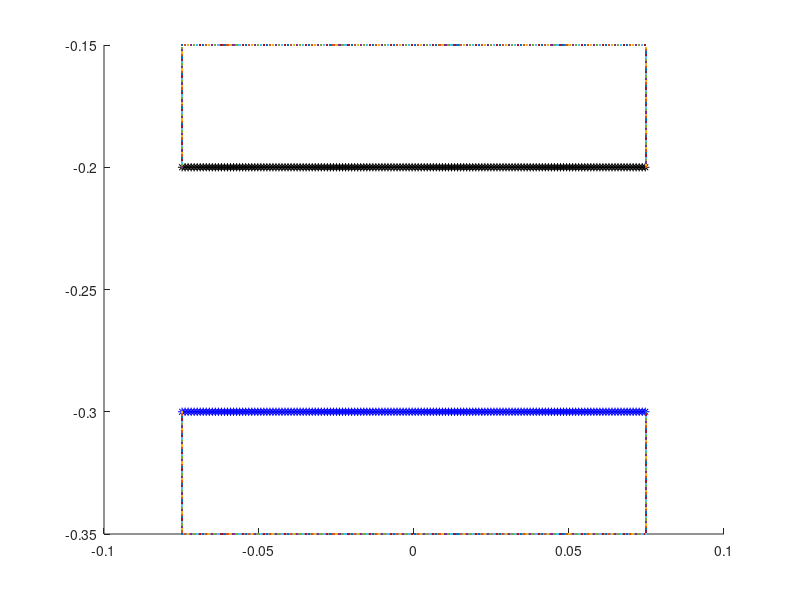

MATLAB code to generate this figure: (Note: this script raises an error after producing the figure.)
%% V5.2

%% 3/29 TS notes: 

close all
clear all
close all


%% In update_target_point_positions, changed R2 to 0.177 (From graph).
% Same in update_target_point_positions_peri


%% 
L = 1;                              % length of computational domain (m)
N = 512;                            % number of Cartesian grid meshwidths at the finest level of the AMR grid
dx = L/N;                           % Cartesian mesh width (m)
ds = L/(2*N);                       % space between boundary points in straight tube

%%%%%%%%%%%%%%%%%%%%%%%%%%%%%%%%%%%%%%%%%%%%%%%%%%%
%%%%%%%%%%%%%%%%%%%%%%%%%%%%%%%%%%%%%%%%%%%%%%%%%%%
%Parameters for the racetrack

Let = 1.34*0.1;                          % Length of elastic tube (m) scaled wrt to diameter of heart
% V5 TS. Nick's Heart_Tube.m code uses a fraction of the length of the tube to determine
% the number of rigid points on each end of elastic section. Made changes
% to use the same number he's using (can output these numbers from his code). 
Nend = 8
% Nend = 10;                           % Number of rigid points on each end of elastic section
Lt = Let+2*Nend*ds;                 % Length of main tube straight section with Nend rigid points on each end



% main tube
diameter = 0.1;                     % diameter of the main tube (scaling factor for everything else)
R2 = 0.1;                           % radius of inner wall
R1 = R2+diameter;                   % radius of outer wall

%Uppermost branch
diamTop = diameter*(0.0206/0.0442);		%diameter of the uppermost branch
LtTop = Lt+2*(diameter-diamTop); %length of the straight parts for the upper section
R1Top = R2 + diamTop;		%radius of outer wall for upper section

%bottom branch
diamBot = diameter*(0.0158/0.0442);
R2Bot = 1/2*(diamBot);


Ls = 2*R2+3*diamBot;			%length of the straight outer side walls


Nstraight = 2*ceil(Lt/ds)          % number of points along each shorter straight section (top+bottom)
NstraightBranch = 2*ceil(LtTop/ds);	% number of points along longer straight sections
NstraightSide = 2*ceil(Ls/ds);	%number of points along each straight (vertical)  outer side section
Ncurve = 2*ceil(pi*R1/ds);          % number of points along a circle of diameter R1. 
                                       %Will use fractions of this number
                                       %to draw points for curved sections
%%NcurveSmall = 2*ceil(pi*R2Bot/ds)    %number of points along a circle of diameter R2Bot (small)


Nrace = (1/2)*Nstraight+4*Ncurve + (3/2)*NstraightBranch + NstraightSide; %+NcurveSmall % number of points making up the racetrack part. More added later in code

%For Nrace: (1/2)*Nstraight = one straight section of length Lt,
%Nstraight/2 each
    % 4*Ncurve = 6 semi circles and 4 quarter circles = 4 circles, Ncurve
    % each
    %(3/2)*NstraightBranch = 3 straight sections of length Ls,
    %NstraightBranch/2 each.
    % NstraightSide = 2 straight (vertical) sections, NstraightSide/2 each.
    %Ncurve small = points for 1 cirle of radius R2Bot
    

dthetaHalf = pi/(Ncurve/2);             % angle increment for drawing curved edges (for a semi circle)
dthetaQuart = (pi/2)/(Ncurve/4);             % angle increment for drawing curved edges (for a quarter of a circle)


mesh_name = 'heart_';               % structure name


centery = -0.1;                        % y-position of center of curved sections in the lower area
centeryMid = centery+R2+(3)*R2Bot; %y-position of the center of the curved sections in the middle area
centeryTop = centeryMid+3*R2Bot +R2;	%y-position of center of curved sections in the upper area
centerx1 = -0.5*Lt;                 % x-position of center of left curved section of main tube
centerx2 = 0.5*Lt;                  % x-position of center of right curved section of main tube
centerx1Top = -0.5*LtTop;   %shifting of upper branch center of left cuved section
centerx2Top = 0.5*LtTop ; %shifting of uppder branch center of right curved section

%Note: more parameters for middle section added later in the code. Includes
%adding more points to Nrace

%%%%%%%%%%%%%%%%%%%%%%%%%%%%%%%%%%%%%%%%%%%%%%%%%%%%%%%%%%
%%%%%%%%%%%%%%%%%%%%%%%%%%%%%%%%%%%%%%%%%%%%%%%%%%%%%%%%%
% Parameters for the pericardium
Dp = 2*diameter;                    %diameter of the pericardium
Nperi = 2*ceil((Dp-diameter)/ds);  % number of boundary points along the sides of the pericardium
Nperitot = Nperi + Nstraight;       % total number of pericardium points

%%%%%%%%%%%%%%%%%%%%%%%%%%%%%%%%%%%%%%%%%%%%%%%%%%%%%%%%%%
%%%%%%%%%%%%%%%%%%%%%%%%%%%%%%%%%%%%%%%%%%%%%%%%%%%%%%%%%
% Parameters for the actuator
La = 0.04;                          % length of the actuator section
NLa = ceil(La/ds);                  % number of points along each actuator
Ca = 0.25*Lt;                       % center of the actuator section
NCa = ceil(ceil(Nstraight/2)*Ca/Lt); % index of the center point
Na1 = NCa - ceil(NLa/2);            % index of the starting point with respect to the elastic section
Na2 = Na1+NLa-1;                    % index of the ending point with respect to the elastic section

%%%%%%%%%%%%%%%%%%%%%%%%%%%%%%%%%%%%%%%%%%%
%%%%%%%%%%%%%%%%%%%%%%%%%%%%%%%%%%%%%%%%%%%

% Parameters for peristalsis
Lnperi = 0.005;                          % length of the end of the flexible tube without peristalsis (modified from 0.05)
Lperi = Lt-2*Lnperi;                      % length of the peristalsis section of tube
Nperist = ceil(Lperi/ds);                 % number of peristaltic points on top or bottom of tube
NCent = ceil(Nstraight/4);                 %index of center of elastic tube
Nperi1 = NCent-ceil(0.5*Nperist);           % index of the starting point with respect to the elastic section
Nperi2 = Nperi1+Nperist-1;                  %index of the ending point with respect to the elastic section

%%%%%%%%%%%%%%%%%%%%%%%%%%%%%%%%%%%%%%%%%%%%%%%%%%%%%%%%%%
%%%%%%%%%%%%%%%%%%%%%%%%%%%%%%%%%%%%%%%%%%%%%%%%%%%%%%%%%
% Parameters for the prescribed peristalsis
Lap = Let*0.75;                          % length of the actuator section
NLap = ceil(Lap/ds);                  % number of points along each actuator
Cap = 0.5*Lt;                       % center of the actuator section
NCap = ceil(ceil(Nstraight/2)*Cap/Lt); % index of the center point
Na1p = NCap - ceil(NLap/2);            % index of the starting point with respect to the elastic section
Na2p = Na1p+NLap-1;                    % index of the ending point with respect to the elastic section

%%%%%%%%%%%%%%%%%%%%%%%%%%%%%%%%%%%%%%%%%%%
%%%%%%%%%%%%%%%%%%%%%%%%%%%%%%%%%%%%%%%%%%%
% parameters for markers
Nmarkersx = 11;                     %number of columns of markers
Nmarkersy = 11;                     %number of markers in each column
Nmarkers=Nmarkersx*Nmarkersy       %total number of markers
dmx = Let/(Nmarkersx-1);            %space between markers in x-direction
dmy = diameter/(Nmarkersy-1);       %space between markers in y-direction

%%%%%%%%%%%%%%%%%%%%%%%%%%%%%%%%%%%%%%%%%%%
%%%%%%%%%%%%%%%%%%%%%%%%%%%%%%%%%%%%%%%%%%%
%% material parameters
kappa_spring = 2.0e0;               % spring constant (Newton)
kappa_beam = 1.0e0;                 % beam stiffness constant (Newton m^2)
kappa_target = kappa_spring*15;        % target point penalty spring constant (Newton)
Fmag = kappa_spring;                % this is my best guess at a reasonable applied force
phase = 0;                      %initial phase of the oscillating force, where F=Fmag*phase and phase = (1+sin(2*pi*f*t-pi/2));
%%
%%%%%%%%%%%%%%%%%%%%%%%%%%%%%%%%%%%%%%%%%%%%%%%%%%%%%%%%%%%%%%%%%%%%%%%%%%%%%%%%
%%%%%%%%%%%%%%%%%%%%%%%%%%%%%%
% Make the elastic section of the tube
% Write out the vertex information

vertex_fid = fopen([mesh_name 'tube_' num2str(N) '.vertex'], 'w');
fprintf(vertex_fid, '%d\n', Nstraight);

figure
hold on
n = 0;
p = 0;

%bot part
for i=1:ceil(Nstraight/2),
    ybot = centery-R1;
    xbot = -Lt/2+(i-1)*ds;
    fprintf(vertex_fid, '%1.16e %1.16e\n', xbot, ybot);
    plot(xbot,ybot,'b*')
     n = n+1; 
end

%bottom part
for i=ceil(Nstraight/2)+1:Nstraight,
    ytop = centery-R2;
    xtop = -Lt/2+(i-ceil(Nstraight/2)-1)*ds;
    fprintf(vertex_fid, '%1.16e %1.16e\n', xtop, ytop);
    plot(xtop,ytop,'k*')
     p = p+1;
end
p
n


fclose(vertex_fid);

%%%%%%%%%%%%%%%%%%%%%%%%%%%%%%%%%%%%%%%%%%%%%%%%%%%%%%%%%%%%%%%%%%%%%%%%%%%%%%%%
%%%%%%%%%%%%%%%%%%%%%%%%%%%%%%
% Make markers as vertices with no material properties

vertex_fid = fopen(['markers_' num2str(N) '.vertex'], 'w');
fprintf(vertex_fid, '%d\n', Nmarkers);

%top part
for i=0:Nmarkersx-1,
    for j=0:Nmarkersy-1,
        y = centery-R2-j*dmy;
        x = -Let/2+i*dmx;
    fprintf(vertex_fid, '%1.16e %1.16e\n', x, y);
    %plot(x,y)
    end
end
%fclose(vertex_fid)

%%%%%%%%%%%%%%%%%%%%%%%%%%%%%%%%%%%%%%%%%%%%%%%%%%%%%%%%%%%%%%%%%%%%%%%%%%%%%%%%
%%%%%%%%%%%%%%%%%%%%%%%%%%%%%%
% actuator part
% Write out the vertex information

%top part
% vertex_fid = fopen(['actuator_top_' num2str(N) '.vertex'], 'w');
% fprintf(vertex_fid, '%d\n', NLa);
% 
% for i=Na1:Na2,
%     ytop = centery-R2;
%     xtop = -Lt/2+i*ds;
%     fprintf(vertex_fid, '%1.16e %1.16e\n', xtop, ytop);
%     plot(xtop,ytop);
% end
% fclose(vertex_fid);
% 
% %bottom part
% vertex_fid = fopen(['actuator_bot_' num2str(N) '.vertex'], 'w');
% fprintf(vertex_fid, '%d\n', NLa);
% 
% for i=Na1:Na2,
%     ybot = centery-R1;
%     xbot = -Lt/2+i*ds;
%     fprintf(vertex_fid, '%1.16e %1.16e\n', xbot, ybot);
%      plot(xbot,ybot);
% end
% fclose(vertex_fid);

%%%%%%%%%%%%%%%%%%%%%%%%%%%%%%%%%%%%%%%%%%%%%%%%%%%%%%%%%%%%%%%%%%%%%%%%%%%%%%%
%%%%%%%%%%%%%%%%%%%%%%%%%%%%%
% valveless pumping applied force
% Use either the target point actuator or the applied force, but not both.
% Write out the vertex information

% vertex_fid = fopen(['vp_aforce_' num2str(N) '.vertex'], 'w');
% fprintf(vertex_fid, '%d\n', 2*NLa);
% 
% %top points
% for i=Na1:Na2,
%     ytop = centery-R2;
%     xtop = -Lt/2+i*ds;
%     fprintf(vertex_fid, '%1.16e %1.16e\n', xtop, ytop);
%      plot(xtop,ytop);
% end
% 
% %bottom points
% for i=Na1:Na2,
%     ybot = centery-R1;
%     xbot = -Lt/2+i*ds;
%     fprintf(vertex_fid, '%1.16e %1.16e\n', xbot, ybot);
%      plot(xbot,ybot);
% end
% fclose(vertex_fid);

%%%%%%%%%%%%%%%%%%%%%%%%%%%%%%%%%%%%%%%%%%%%%%%%%%%%%%%%%%%%%%%%%%%%%%%%%%%%%%%%
%%%%%%%%%%%%%%%%%%%%%%%%%%%%%%
% peristalsis applied force
% Use either the target point actuator or the applied force, but not both.
% Write out the vertex information

% vertex_fid = fopen(['peri_aforce_' num2str(N) '.vertex'], 'w');
% fprintf(vertex_fid, '%d\n', 2*Nperist);
% 
% %top points
% for i=Nperi1:Nperi2,
%     ytop = centery-R2;
%     xtop = -Lt/2+i*ds;
%     fprintf(vertex_fid, '%1.16e %1.16e\n', xtop, ytop);
%      plot(xtop,ytop);
% end
% 
% %bottom points
% for i=Nperi1:Nperi2,
%     ybot = centery-R1;
%     xbot = -Lt/2+i*ds;
%     fprintf(vertex_fid, '%1.16e %1.16e\n', xbot, ybot);
%      plot(xbot,ybot);
% end
% fclose(vertex_fid);

%%%%%%%%%%%%%%%%%%
% prescribed peristalsis (motion) part
% Write out the vertex information
% 
% %top part
% vertex_fid = fopen(['pperi_top_' num2str(N) '.vertex'], 'w');
% fprintf(vertex_fid, '%d\n', NLap);
% 
% for i=Na1p:Na2p,
%     ytop = centery-R2;
%     xtop = -Lt/2+i*ds;
%     fprintf(vertex_fid, '%1.16e %1.16e\n', xtop, ytop);
%     plot(xtop,ytop,'r*')
% end
% fclose(vertex_fid);
% 
% %bottom part
% vertex_fid = fopen(['pperi_bot_' num2str(N) '.vertex'], 'w');
% fprintf(vertex_fid, '%d\n', NLap);
% 
% for i=Na1p:Na2p,
%     ybot = centery-R1;
%     xbot = -Lt/2+i*ds;
%     fprintf(vertex_fid, '%1.16e %1.16e\n', xbot, ybot);
%     plot(xbot,ybot,'r*')
% end
% fclose(vertex_fid);

%%%%%%%%%%%%%%%%%%%%%%%%%%%%%%%%%%%%%%%%%%%%%%%%%%%%%%%%%%%%%%%%%%%%%%%%%%%%%%%%
%%%%%%%%%%%%%%%%%%%%%%%%%%%%%%
% race track part
% %%%calculations necessary before writing out vertex info:
%outer quarter circle
for i=ceil(Ncurve/2)+1:ceil(3*Ncurve/4),
    theta=(i-Ncurve/2-1)*dthetaQuart-(pi/2);
    yout = centery+R1*sin(theta);
    xout = Lt/2+R1*cos(theta);
end

%starting points for the right outer straight section
yrStart = yout+ds;
xrStart = xout+ds;

%outer quarter circle
for i = 1:ceil(Ncurve/4)
    theta = (-pi/2)-(i)*dthetaQuart;
    yout = centery+R1*sin(theta);
    xout = centerx1+R1*cos(theta);
end
%starting points for the left outer stright section
ylStart = yout+ds;
xlStart = xout+ds;

%additional parameters for middle branches:
centerx2Mid = xrStart-diameter;
centerx1Mid = xlStart+diameter;
Lm = abs (centerx2Mid-centerx1Mid);%length of middle branches (to ensure width of one diameter on either side, vertically)
NstraightMid = 2*ceil(Lm/ds);

Nrace = Nrace+NstraightMid;


% Write out the vertex information

vertex_fid = fopen([mesh_name 'race_' num2str(N) '.vertex'], 'w');
fprintf(vertex_fid, '%d\n', Nrace);

%%%right curved part of lower racetrack section

%inner semicircle
for i=1:ceil(Ncurve/2)
    theta = (i-1)*dthetaHalf- pi/2;
    yin = centery+R2*sin(theta);
    xin = Lt/2+R2*cos(theta);
    fprintf(vertex_fid, '%1.16e %1.16e\n', xin, yin);
    % plot(xin,yin)
end

%outer quarter circle
for i=ceil(Ncurve/2)+1:ceil(3*Ncurve/4),
    theta=(i-Ncurve/2-1)*dthetaQuart-(pi/2);
    yout = centery+R1*sin(theta);
    xout = Lt/2+R1*cos(theta);
    fprintf(vertex_fid, '%1.16e %1.16e\n', xout, yout);
    %plot(xout, yout)
end

%starting points for the right outer straight section
yrStart = yout+ds;
xrStart = xout+ds;

%right outer straight section
for i = 1:ceil(NstraightSide/2)
    xRside = xrStart;
    yRside = yrStart +i*ds;
    fprintf(vertex_fid, '%1.16e %1.16e\n', xRside, yRside);
    %plot(xRside,yRside)
end



%straight section for the upper part of the lower section (bottom wall of
%bottom branch)
for i = Ncurve+1:Ncurve+ceil(Nstraight/2),
    yin = centery+R2;
    xin = centerx2-(i-Ncurve-1)*ds;
    fprintf(vertex_fid, '%1.16e %1.16e\n', xin, yin);
   % plot(xin,yin)

end


%%%left curved part of racetrack
%inner semicircle
for i = 1:ceil(Ncurve/2),
    theta = pi/2+i*dthetaHalf;
    yin = centery+R2*sin(theta);
    xin = centerx1+R2*cos(theta);
    fprintf(vertex_fid, '%1.16e %1.16e\n', xin, yin);
    %plot(xin, yin)
end

%outer quarter circle
for i = 1:ceil(Ncurve/4)
    theta = (-pi/2)-(i)*dthetaQuart;
    yout = centery+R1*sin(theta);
    xout = centerx1+R1*cos(theta);
    fprintf(vertex_fid, '%1.16e %1.16e\n', xout, yout);
   % plot(xout, yout)
end

ylStart = yout+ds;
xlStart = xout+ds;

%left outer straight section
for i = 1:ceil(NstraightSide/2)
     xLside = xlStart;
     yLside = ylStart + (i)*ds;
    fprintf(vertex_fid, '%1.16e %1.16e\n', xLside, yLside);
   % plot(xLside,yLside)
end

%%Middle Branches


%%top wall of lower skinny branch
for i = 1:ceil(NstraightMid/2)
    yin = centeryMid-R2Bot;
    xin = centerx2Mid-(i)*ds;
    fprintf(vertex_fid, '%1.16e %1.16e\n', xin, yin);
   % plot(xin,yin)
end

%%bottom wall of upper skinny branch
for i = 1:ceil(NstraightMid/2)
    yin = centeryMid+R2Bot;
    xin = centerx2Mid-(i)*ds;
    fprintf(vertex_fid, '%1.16e %1.16e\n', xin, yin);
   % plot(xin,yin)
end

%%Left inner semi circle

for i = 1:ceil(Ncurve/2),
    theta = pi/2+i*dthetaHalf;
    yin = centeryMid+R2Bot*sin(theta);
    xin = centerx1Mid+R2Bot*cos(theta);
    fprintf(vertex_fid, '%1.16e %1.16e\n', xin, yin);
   % plot(xin, yin)
end
%% right inner semi circle
for i=1:ceil(Ncurve/2)
    theta = (i-1)*dthetaHalf- pi/2;
    yin = centeryMid+R2Bot*sin(theta);
    xin = centerx2Mid+R2Bot*cos(theta);
    fprintf(vertex_fid, '%1.16e %1.16e\n', xin, yin);
   % plot(xin,yin)
end


%%%%%%%%%% upper branches

%right curved part of racetrack
for i=1:ceil(Ncurve/2)
    theta = (i-1)*dthetaHalf- (pi/2);
    yin = centeryTop+R2*sin(theta);
    xin = centerx2Top+R2*cos(theta);
    fprintf(vertex_fid, '%1.16e %1.16e\n', xin, yin);
   % plot(xin,yin)
end


for i=1:ceil(Ncurve/4),
    theta=0+i*dthetaQuart;
    yout = centeryTop+R1Top*sin(theta);
    xout = centerx2Top+R1Top*cos(theta);
    fprintf(vertex_fid, '%1.16e %1.16e\n', xout, yout);
   % plot(xout, yout)
end



%straight (horizontal) sections on the upper chamber 
for i = Ncurve+ceil(NstraightBranch/2)+1:Ncurve+NstraightBranch,
    yout = centeryTop-R2;
    xout = centerx2Top-(i-Ncurve-ceil(NstraightBranch/2)-1)*ds;
    fprintf(vertex_fid, '%1.16e %1.16e\n', xout, yout);
   % plot(xout, yout)
    
end
%make the walls of the upper
%branch
for i = Ncurve+1:Ncurve+ceil(NstraightBranch/2),
    yin = centeryTop+R2;
    xin = centerx2Top-(i-Ncurve-1)*ds;
    fprintf(vertex_fid, '%1.16e %1.16e\n', xin, yin);
   % plot(xin,yin)
    
end

for i = Ncurve+ceil(NstraightBranch/2)+1:Ncurve+NstraightBranch,
    yout = centeryTop+R1Top;
    xout = centerx2Top-(i-Ncurve-ceil(NstraightBranch/2)-1)*ds;
    fprintf(vertex_fid, '%1.16e %1.16e\n', xout, yout);
   % plot(xout, yout)
end



%%%left curved part of upper racetrack

%inner semicircle
for i = Ncurve+NstraightBranch+1:Ncurve+NstraightBranch+ceil(Ncurve/2),
    theta = pi/2+(i-Ncurve-NstraightBranch-1)*dthetaHalf;
    yin = centeryTop+R2*sin(theta);
    xin = centerx1Top+R2*cos(theta);
    fprintf(vertex_fid, '%1.16e %1.16e\n', xin, yin);
   % plot(xin,yin)
end

%outer quartercircle
for i = 1:Ncurve/4
    theta = -pi-(i)*dthetaQuart;
    yout = centeryTop+R1Top*sin(theta);
    xout = centerx1Top+R1Top*cos(theta);
    fprintf(vertex_fid, '%1.16e %1.16e\n', xout, yout);
   % plot(xout, yout)
end




fclose(vertex_fid);

%%%%%%%%%%%%%%%%%%%%%%%%%%%%%%%%%%%%%%%%%%%%%%%%%%%%%%%%%%%%%%%%%%%%%%%%%%%%%%%%
%%%%%%%%%%%%%%%%%%%%%%%%%%%%%%%%%%%%%%%%%%%%%%%%%%%%%%%%%%%%%%%%%%%%%%%%
% Pericardium
% Write out the vertex information

vertex_fid = fopen([mesh_name 'peri_' num2str(N) '.vertex'], 'w');
fprintf(vertex_fid, '%d\n', Nperitot);

% make the top and bottom of the pericardium
for i=1:ceil(Nstraight/2),
    ytop = centery-(R2-(Dp-diameter)/2);
    xtop = -Lt/2+(i-1)*ds;
    fprintf(vertex_fid, '%1.16e %1.16e\n', xtop, ytop);
    plot(xtop,ytop)
end

for i=ceil(Nstraight/2)+1:Nstraight,
    ybot = centery-R1-(Dp-diameter)/2;
    xbot = -Lt/2+(i-ceil(Nstraight/2)-1)*ds;
    fprintf(vertex_fid, '%1.16e %1.16e\n', xbot, ybot);
    plot(xbot,ybot)
end

% make the four side pieces
for i=Nstraight+1:Nstraight+ceil(Nperi/4),
    y = centery-(R1+(Dp-diameter)/2)+(i-Nstraight-1)*ds;
    x = -Lt/2;
    fprintf(vertex_fid, '%1.16e %1.16e\n', x, y);
    plot(x,y)
end

for i=Nstraight+ceil(Nperi/4)+1:Nstraight+ceil(Nperi/2),
    y = centery-R2+(i-Nstraight-ceil(Nperi/4)-1)*ds;
    x = -Lt/2;
    fprintf(vertex_fid, '%1.16e %1.16e\n', x, y);
    plot(x,y)
end

for i=Nstraight+ceil(Nperi/2)+1:Nstraight+ceil(3*Nperi/4),
    y = centery-(R1+(Dp-diameter)/2)+(i-Nstraight-ceil(Nperi/2)-1)*ds;
    x = Lt/2;
    fprintf(vertex_fid, '%1.16e %1.16e\n', x, y);
    plot(x,y)
end

for i=Nstraight+ceil(3*Nperi/4)+1:Nperitot,
    y = centery-R2+(i-Nstraight-ceil(3*Nperi/4)-1)*ds;
    x = Lt/2;
    fprintf(vertex_fid, '%1.16e %1.16e\n', x, y);
    plot(x,y)
end
fclose(vertex_fid);

%%%%%%%%%%%%%%%%%%%%%%%%%%%%%%%%%%%%%%%%%%%%%%%%%%%%%%%%%%%%%%%%%%%%%%%%%%%%%%%%
%%%%%%%%%%%%%%%%%%%%%%%%%%%%%%%%%%%%%%%%%%%%%%%%%%%%%%%%%%%%%%%%%%%%%%%%%%%%%%%%
% Write out the spring information for the elastic section

spring_fid = fopen([mesh_name 'tube_' num2str(N) '.spring'], 'w');
fprintf(spring_fid, '%d\n', Nstraight-2);

%elastic part of tube
for i = 0:ceil(Nstraight/2)-2,
    fprintf(spring_fid, '%d %d %1.16e %1.16e\n', i, i+1, kappa_spring*ds/(ds^2), ds);
end

for i = ceil(Nstraight/2):Nstraight-2,
    fprintf(spring_fid, '%d %d %1.16e %1.16e\n', i, i+1, kappa_spring*ds/(ds^2), ds);
end

fclose(spring_fid);
%
% %%%%%%%%%%%%%%%%%%%%%%%%%%%%%%%%%%%%%%%%%%%%%%%%%%%%%%%%%%%%%%%%%%%%%%%%%%%%%%%%
% %%%%%%%%%%%%%%%%%%%%%%%%%%%%%%%%%%%%%%%%%%%%%%%%%%%%%%%%%%%%%%%%%%%%%%%%%%%%%%%%

% Write out the spring information for the valveless pumping applied force

% spring_fid = fopen(['vp_aforce_' num2str(N) '.spring'], 'w');
% fprintf(spring_fid, '%d\n', NLa);
% 
% %elastic part of tube
% for i = 0:(NLa-1),
%     fprintf(spring_fid, '%d %d %1.16e %1.16e %d\n', i, i+NLa, Fmag, phase, 1);
% end
% 
% fclose(spring_fid);
%
% %%%%%%%%%%%%%%%%%%%%%%%%%%%%%%%%%%%%%%%%%%%%%%%%%%%%%%%%%%%%%%%%%%%%%%%%%%%%%%%%
% %%%%%%%%%%%%%%%%%%%%%%%%%%%%%%%%%%%%%%%%%%%%%%%%%%%%%%%%%%%%%%%%%%%%%%%%%%%%%%%%
% Write out the spring information for the peristalsis applied force
% 
% spring_fid = fopen(['peri_aforce_' num2str(N) '.spring'], 'w');
% fprintf(spring_fid, '%d\n', Nperist);
% 
% %elastic part of tube
% for i = 0:(Nperist-1),
%     fprintf(spring_fid, '%d %d %1.16e %1.16e %d\n', i, i+Nperist, Fmag, phase, 2);
% end
% 
% fclose(spring_fid);
%
% %%%%%%%%%%%%%%%%%%%%%%%%%%%%%%%%%%%%%%%%%%%%%%%%%%%%%%%%%%%%%%%%%%%%%%%%%%%%%%%%
% %%%%%%%%%%%%%%%%%%%%%%%%%%%%%%%%%%%%%%%%%%%%%%%%%%%%%%%%%%%%%%%%%%%%%%%%%%%%%%%%
%% Write out the beam information for the elastic section

beam_fid = fopen([mesh_name 'tube_' num2str(N) '.beam'], 'w');
fprintf(beam_fid, '%d\n', Nstraight-4);

%elastic part of tube
for i = 0:ceil(Nstraight/2)-3,
    fprintf(beam_fid, '%d %d %d %1.16e\n', i, i+1, i+2, kappa_beam*ds/(ds^4));
end

for i = ceil(Nstraight/2):Nstraight-3,
    fprintf(beam_fid, '%d %d %d %1.16e\n', i, i+1, i+2, kappa_beam*ds/(ds^4));
end
fclose(beam_fid);
%%
%%%%%%%%%%%%%%%%%%%%%%%%%%%%%%%%%%%%%%%%%%%%%%%%%%%%%%%%%%%%%%%%%%%%%%%%%%%%%%%%
%%%%%%%%%%%%%%%%%%%%%%%%%%%%%%%%%%%%%%%%%%%%%%%%%%%%%%%%%%%%%%%%%%%%%%%%%%%%%%%%

% Write out the target point information for the ends of the elastic tube
target_fid = fopen([mesh_name 'tube_' num2str(N) '.target'], 'w');

fprintf(target_fid, '%d\n', Nstraight-4*Nend); 


Nstraight
for i = Nend:(Nstraight/2-Nend)-1,   
    fprintf(target_fid, '%d %1.16e\n', i, kappa_target*ds/(ds^2));
end

for i = (Nstraight/2+Nend):(Nstraight-Nend)-1,   
    fprintf(target_fid, '%d %1.16e\n', i, kappa_target*ds/(ds^2));
end


% 
% for i = 0:Nend-1,   %OLD
%     fprintf(target_fid, '%d %1.16e\n', i, kappa_target*ds/(ds^2));
% end
% 
% for i = ceil(Nstraight/2)-Nend:ceil(Nstraight/2)-1,  %OLD
%     fprintf(target_fid, '%d %1.16e\n', i, kappa_target*ds/(ds^2));
% end
% 
% for i = ceil(Nstraight/2):ceil(Nstraight/2)+Nend-1,   %OLD
%     fprintf(target_fid, '%d %1.16e\n', i, kappa_target*ds/(ds^2));
% end
% 
% for i = Nstraight-Nend:Nstraight-1,    %OLD
%     fprintf(target_fid, '%d %1.16e\n', i, kappa_target*ds/(ds^2));
% end

fclose(target_fid);

%%%%%%%%%%%%%%%%%%%%%%%%%%%%%%%%%%%%%%%%%%%%%%%%%%%%%%%%%%%%%%%%%%%%%%%%%%%%%%%%
% Write out the target point information for the actuator

%top actuator
% target_fid = fopen(['actuator_top_' num2str(N) '.target'], 'w');
% fprintf(target_fid, '%d\n', NLa);
% 
% for i = 0:NLa-1,
%     fprintf(target_fid, '%d %1.16e\n', i, kappa_target*ds/(ds^2));
% end
% 
% fclose(target_fid);
% 
% %bottom actuator
% target_fid = fopen(['actuator_bot_' num2str(N) '.target'], 'w');
% fprintf(target_fid, '%d\n', NLa);
% 
% for i = 0:NLa-1,
%     fprintf(target_fid, '%d %1.16e\n', i, kappa_target*ds/(ds^2));
% end
% 
% fclose(target_fid);

%%%%%%%%%%%%%%%%%%%%%%%%%%%%%%%%%%%%%%%%%%%%%%%%%%%%%%%%%%%%%%%%%%%%%%%%%%%%%%%%
% Write out the target point information for the actuator

%top prescribed peristalsis
% target_fid = fopen(['pperi_top_' num2str(N) '.target'], 'w');
% fprintf(target_fid, '%d\n', NLap);
% 
% for i = 0:NLap-1,
%     fprintf(target_fid, '%d %1.16e\n', i, kappa_target*ds/(ds^2));
% end
% 
% fclose(target_fid);
% 
% %bottom prescribed peristalsis
% target_fid = fopen(['pperi_bot_' num2str(N) '.target'], 'w');
% fprintf(target_fid, '%d\n', NLap);
% 
% for i = 0:NLap-1,
%     fprintf(target_fid, '%d %1.16e\n', i, kappa_target*ds/(ds^2));
% end
% 
% fclose(target_fid);

%%%%%%%%%%%%%%%%%%%%%%%%%%%%%%%%%%%%%%%%%%%%%%%%%%%%%%%%%%%%%%%%%%%%%%%%%%%%%%%%
% Write out the target point information for the racetrack
target_fid = fopen([mesh_name 'race_' num2str(N) '.target'], 'w');

fprintf(target_fid, '%d\n', Nrace);

for i = 0:Nrace-1,
    fprintf(target_fid, '%d %1.16e\n', i, kappa_target*ds/(ds^2));
end

fclose(target_fid);

%%%%%%%%%%%%%%%%%%%%%%%%%%%%%%%%%%%%%%%%%%%%%%%%%%%%%%%%%%%%%%%%%%%%%%%%%%%%%%%%
% Write out the target point information for the pericardium
target_fid = fopen([mesh_name 'peri_' num2str(N) '.target'], 'w');

fprintf(target_fid, '%d\n', Nperitot);

for i = 0:Nperitot-1,
    fprintf(target_fid, '%d %1.16e\n', i, kappa_target*ds/(ds^2));
end

fclose(target_fid);

%%%%%%%%%%%%%%%%%%%%%%%%%%%%%%%%%%%%%%%%%%%%%%%%%%%%%%%%%%%%%%%%%%%%%%%%%%%%%%%%

%% Integrating nick's code for pumping

 HeartTube(diameter, Lt, L, R1,R2, ds, centery, kappa_spring, kappa_beam, kappa_target)
